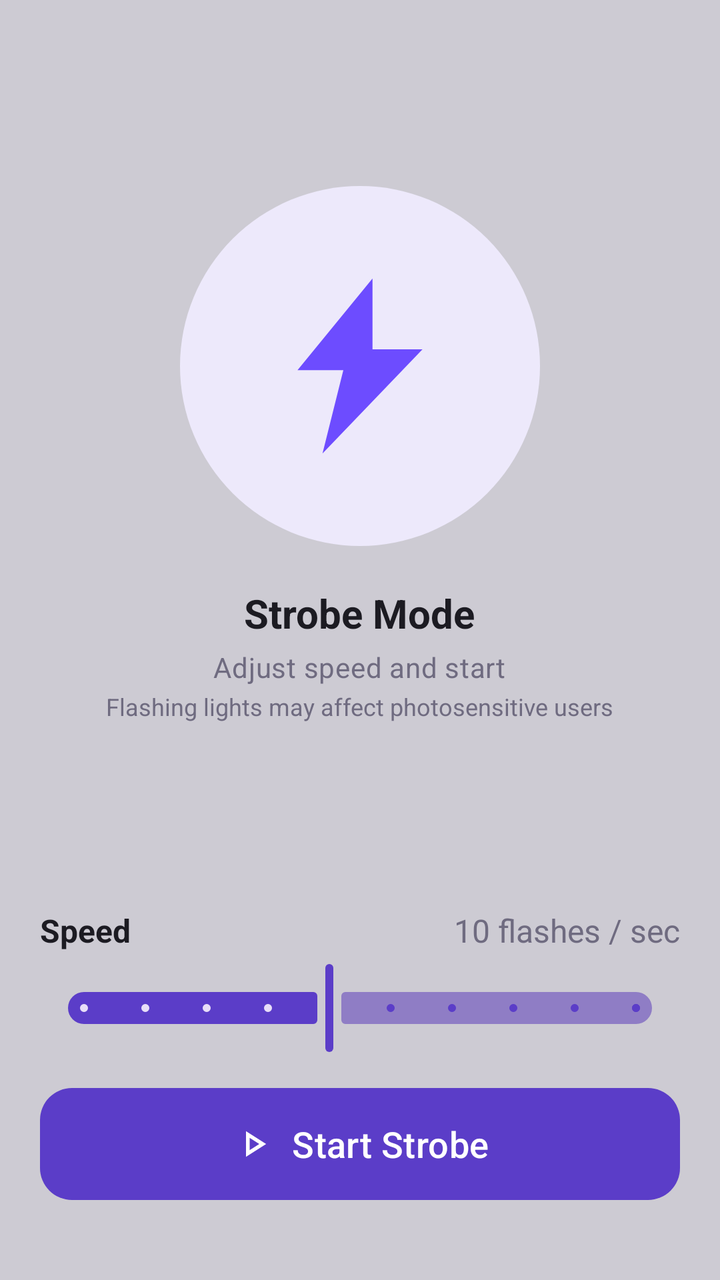
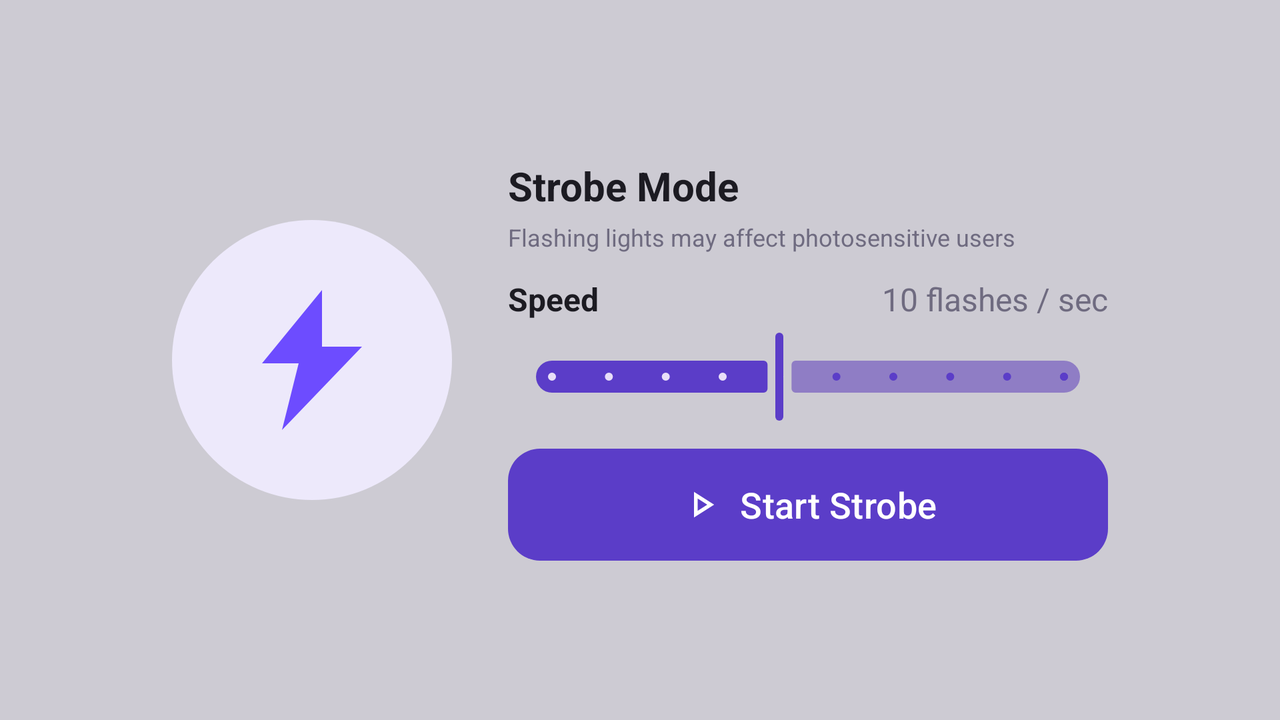

An Android layout and its configuration variant, each rendered on a device that would load it. The default file and the variant file are quoted in full after the pictures.
<!-- AndroidManifest.xml: application theme Theme.Torch -->
<!-- res/layout/layout_strobe_mode.xml -->
<?xml version="1.0" encoding="utf-8"?>
<LinearLayout xmlns:android="http://schemas.android.com/apk/res/android"
    xmlns:app="http://schemas.android.com/apk/res-auto"
    xmlns:tools="http://schemas.android.com/tools"
    android:id="@+id/strobeModeRoot"
    android:layout_width="match_parent"
    android:layout_height="match_parent"
    android:gravity="center_horizontal"
    android:orientation="vertical"
    android:paddingStart="@dimen/screen_margin_horizontal"
    android:paddingEnd="@dimen/screen_margin_horizontal">

    <Space
        android:layout_width="0dp"
        android:layout_height="0dp"
        android:layout_weight="1" />

    <ImageView
        android:id="@+id/strobeIv"
        android:layout_width="@dimen/strobe_circle_size"
        android:layout_height="@dimen/strobe_circle_size"
        android:background="@drawable/bg_circle_soft"
        android:contentDescription="@string/cd_strobe_illustration"
        android:focusable="true"
        android:padding="@dimen/strobe_bolt_padding"
        android:src="@drawable/vector_strobe" />

    <TextView
        android:id="@+id/strobeTitleTv"
        android:layout_width="wrap_content"
        android:layout_height="wrap_content"
        android:layout_marginTop="20dp"
        android:gravity="center_horizontal"
        android:text="@string/strobe_mode"
        android:textAppearance="@style/TextAppearance.Torch.StatusTitle" />

    <TextView
        android:id="@+id/strobeCaptionTv"
        android:layout_width="wrap_content"
        android:layout_height="wrap_content"
        android:layout_marginTop="4dp"
        android:gravity="center_horizontal"
        android:text="@string/strobe_caption"
        android:textAppearance="@style/TextAppearance.Torch.Caption" />

    <TextView
        android:id="@+id/strobeWarningTv"
        android:layout_width="wrap_content"
        android:layout_height="wrap_content"
        android:layout_marginTop="2dp"
        android:gravity="center_horizontal"
        android:text="@string/strobe_warning"
        android:textColor="@color/text_secondary"
        android:textSize="12sp" />

    <Space
        android:layout_width="0dp"
        android:layout_height="0dp"
        android:layout_weight="1" />

    <LinearLayout
        android:layout_width="match_parent"
        android:layout_height="wrap_content"
        android:gravity="center_vertical"
        android:orientation="horizontal">

        <TextView
            android:id="@+id/strobeSpeedLabelTv"
            android:layout_width="0dp"
            android:layout_height="wrap_content"
            android:layout_weight="1"
            android:text="@string/speed"
            android:textColor="@color/text_primary"
            android:textSize="16sp"
            android:textStyle="bold" />

        <TextView
            android:id="@+id/strobeSpeedValueTv"
            android:layout_width="wrap_content"
            android:layout_height="wrap_content"
            android:textColor="@color/text_secondary"
            android:textSize="16sp"
            tools:text="10 flashes / sec" />
    </LinearLayout>

    <com.google.android.material.slider.Slider
        android:id="@+id/strobeSpeedSlider"
        android:layout_width="match_parent"
        android:layout_height="wrap_content"
        android:layout_marginTop="4dp"
        android:contentDescription="@string/cd_strobe_speed"
        android:saveEnabled="false"
        android:stepSize="1"
        android:value="5"
        android:valueFrom="1"
        android:valueTo="10"
        app:trackColorInactive="@color/slider_track_inactive" />

    <com.google.android.material.button.MaterialButton
        android:id="@+id/strobeToggleBtn"
        style="@style/Widget.Torch.Button.Cta"
        android:layout_width="match_parent"
        android:layout_height="wrap_content"
        android:layout_marginTop="16dp"
        android:layout_marginBottom="@dimen/cta_margin_bottom"
        android:text="@string/start_strobe"
        app:icon="@drawable/ic_play" />

</LinearLayout>
<!-- resources referenced by this layout -->
<resources>
  <color name="slider_track_inactive">#8F7DC5</color>
  <color name="text_primary">#1C1B22</color>
  <color name="text_secondary">#6F6B80</color>
  <dimen name="cta_margin_bottom">40dp</dimen>
  <dimen name="screen_margin_horizontal">20dp</dimen>
  <dimen name="strobe_bolt_padding">40dp</dimen>
  <dimen name="strobe_circle_size">180dp</dimen>
  <!-- drawable bg_circle_soft (drawable) -->
  <?xml version="1.0" encoding="utf-8"?>
  <shape xmlns:android="http://schemas.android.com/apk/res/android"
      android:shape="oval">
      <solid android:color="@color/purple_soft" />
  </shape>
  <!-- drawable ic_play (drawable) -->
  <vector xmlns:android="http://schemas.android.com/apk/res/android"
      android:width="24dp"
      android:height="24dp"
      android:viewportWidth="960"
      android:viewportHeight="960">
  
      <path
          android:fillColor="@android:color/white"
          android:pathData="M320,760L320,200L760,480L320,760ZM400,480L400,480L400,480ZM400,614L610,480L400,346L400,614Z" />
  
  </vector>
  <!-- drawable vector_strobe (drawable) -->
  <?xml version="1.0" encoding="utf-8"?>
  <vector xmlns:android="http://schemas.android.com/apk/res/android"
      android:width="96dp"
      android:height="96dp"
      android:viewportWidth="96"
      android:viewportHeight="96">
  
      <path
          android:fillColor="@color/purple_bright"
          android:pathData="M54,6 L18,50 H40 L30,90 L78,40 H54 Z" />
  
  </vector>
  <string name="cd_strobe_illustration">Toggle strobe</string>
  <string name="cd_strobe_speed">Strobe speed</string>
  <string name="speed">Speed</string>
  <string name="start_strobe">Start Strobe</string>
  <string name="strobe_caption">Adjust speed and start</string>
  <string name="strobe_mode">Strobe Mode</string>
  <string name="strobe_warning">Flashing lights may affect photosensitive users</string>
  <style name="TextAppearance.Torch.Caption" parent="TextAppearance.Material3.BodyMedium">
          <item name="android:textColor">@color/text_secondary</item>
          <item name="android:textSize">14sp</item>
      </style>
  <style name="TextAppearance.Torch.StatusTitle" parent="TextAppearance.Material3.TitleLarge">
          <item name="android:textColor">@color/text_primary</item>
          <item name="android:textStyle">bold</item>
          <item name="android:textSize">20sp</item>
      </style>
  <style name="Widget.Torch.Button.Cta" parent="Widget.Material3.Button">
          <item name="backgroundTint">@color/purple_primary</item>
          <item name="cornerRadius">@dimen/cta_corner_radius</item>
          <item name="android:minHeight">@dimen/cta_height</item>
          <item name="android:insetTop">0dp</item>
          <item name="android:insetBottom">0dp</item>
          <item name="android:textSize">@dimen/cta_text_size</item>
          <item name="android:textColor">@color/white</item>
          <item name="iconGravity">textStart</item>
          <item name="iconTint">@color/white</item>
          <item name="iconPadding">8dp</item>
          <item name="iconSize">@dimen/cta_icon_size</item>
      </style>
  <style name="Theme.Torch" parent="Base.Theme.Torch" />
  <color name="purple_soft">#EDE9FB</color>
  <color name="purple_bright">#6D4CFF</color>
  <color name="purple_primary">#5B3DC8</color>
  <dimen name="cta_corner_radius">16dp</dimen>
  <dimen name="cta_height">56dp</dimen>
  <dimen name="cta_text_size">18sp</dimen>
  <color name="white">#FFFFFFFF</color>
  <dimen name="cta_icon_size">22dp</dimen>
  <style name="Base.Theme.Torch" parent="Theme.Material3.DayNight.NoActionBar">
          <item name="colorPrimary">@color/purple_primary</item>
          <item name="colorOnPrimary">@color/white</item>
          <item name="android:windowBackground">@color/screen_background</item>
      </style>
  <color name="screen_background">#cdcbd3</color>
</resources>
<!-- res/layout-land/layout_strobe_mode.xml (the repository's variant of the layout above) -->
<!-- drawn on the phone turned sideways -->
<?xml version="1.0" encoding="utf-8"?>
<LinearLayout xmlns:android="http://schemas.android.com/apk/res/android"
    xmlns:app="http://schemas.android.com/apk/res-auto"
    xmlns:tools="http://schemas.android.com/tools"
    android:id="@+id/strobeModeRoot"
    android:layout_width="match_parent"
    android:layout_height="match_parent"
    android:baselineAligned="false"
    android:gravity="center"
    android:orientation="horizontal"
    android:paddingStart="@dimen/screen_margin_horizontal"
    android:paddingEnd="@dimen/screen_margin_horizontal">

    <ImageView
        android:id="@+id/strobeIv"
        android:layout_width="@dimen/strobe_circle_size"
        android:layout_height="@dimen/strobe_circle_size"
        android:background="@drawable/bg_circle_soft"
        android:contentDescription="@string/cd_strobe_illustration"
        android:focusable="true"
        android:padding="@dimen/strobe_bolt_padding"
        android:src="@drawable/vector_strobe" />

    <LinearLayout
        android:layout_width="@dimen/mode_controls_width"
        android:layout_height="match_parent"
        android:layout_marginStart="@dimen/mode_column_gap"
        android:gravity="center_vertical"
        android:orientation="vertical">

        <TextView
            android:id="@+id/strobeTitleTv"
            android:layout_width="match_parent"
            android:layout_height="wrap_content"
            android:text="@string/strobe_mode"
            android:textAppearance="@style/TextAppearance.Torch.StatusTitle" />

        

        <TextView
            android:id="@+id/strobeWarningTv"
            android:layout_width="match_parent"
            android:layout_height="wrap_content"
            android:layout_marginTop="4dp"
            android:text="@string/strobe_warning"
            android:textColor="@color/text_secondary"
            android:textSize="12sp" />

        <LinearLayout
            android:layout_width="match_parent"
            android:layout_height="wrap_content"
            android:layout_marginTop="12dp"
            android:gravity="center_vertical"
            android:orientation="horizontal">

            <TextView
                android:id="@+id/strobeSpeedLabelTv"
                android:layout_width="0dp"
                android:layout_height="wrap_content"
                android:layout_weight="1"
                android:text="@string/speed"
                android:textColor="@color/text_primary"
                android:textSize="16sp"
                android:textStyle="bold" />

            <TextView
                android:id="@+id/strobeSpeedValueTv"
                android:layout_width="wrap_content"
                android:layout_height="wrap_content"
                android:textColor="@color/text_secondary"
                android:textSize="16sp"
                tools:text="10 flashes / sec" />
        </LinearLayout>

        <com.google.android.material.slider.Slider
            android:id="@+id/strobeSpeedSlider"
            android:layout_width="match_parent"
            android:layout_height="wrap_content"
            android:layout_marginTop="4dp"
            android:contentDescription="@string/cd_strobe_speed"
            android:saveEnabled="false"
            android:stepSize="1"
            android:value="5"
            android:valueFrom="1"
            android:valueTo="10"
            app:trackColorInactive="@color/slider_track_inactive" />

        <com.google.android.material.button.MaterialButton
            android:id="@+id/strobeToggleBtn"
            style="@style/Widget.Torch.Button.Cta"
            android:layout_width="match_parent"
            android:layout_height="wrap_content"
            android:layout_marginTop="12dp"
            android:text="@string/start_strobe"
            app:icon="@drawable/ic_play" />
    </LinearLayout>

</LinearLayout>
<!-- resources referenced by the variant -->
<!-- as the phone turned sideways resolves them -->
<resources>
  <color name="slider_track_inactive">#8F7DC5</color>
  <color name="text_primary">#1C1B22</color>
  <color name="text_secondary">#6F6B80</color>
  <dimen name="mode_column_gap">28dp</dimen>
  <dimen name="mode_controls_width">300dp</dimen>
  <dimen name="screen_margin_horizontal">20dp</dimen>
  <!-- from res/values-land/ -->
  <dimen name="strobe_bolt_padding">30dp</dimen>
  <!-- from res/values-land/ -->
  <dimen name="strobe_circle_size">140dp</dimen>
  <!-- drawable bg_circle_soft (drawable) -->
  <?xml version="1.0" encoding="utf-8"?>
  <shape xmlns:android="http://schemas.android.com/apk/res/android"
      android:shape="oval">
      <solid android:color="@color/purple_soft" />
  </shape>
  <!-- drawable ic_play (drawable) -->
  <vector xmlns:android="http://schemas.android.com/apk/res/android"
      android:width="24dp"
      android:height="24dp"
      android:viewportWidth="960"
      android:viewportHeight="960">
  
      <path
          android:fillColor="@android:color/white"
          android:pathData="M320,760L320,200L760,480L320,760ZM400,480L400,480L400,480ZM400,614L610,480L400,346L400,614Z" />
  
  </vector>
  <!-- drawable vector_strobe (drawable) -->
  <?xml version="1.0" encoding="utf-8"?>
  <vector xmlns:android="http://schemas.android.com/apk/res/android"
      android:width="96dp"
      android:height="96dp"
      android:viewportWidth="96"
      android:viewportHeight="96">
  
      <path
          android:fillColor="@color/purple_bright"
          android:pathData="M54,6 L18,50 H40 L30,90 L78,40 H54 Z" />
  
  </vector>
  <string name="cd_strobe_illustration">Toggle strobe</string>
  <string name="cd_strobe_speed">Strobe speed</string>
  <string name="speed">Speed</string>
  <string name="start_strobe">Start Strobe</string>
  <string name="strobe_mode">Strobe Mode</string>
  <string name="strobe_warning">Flashing lights may affect photosensitive users</string>
  <style name="TextAppearance.Torch.StatusTitle" parent="TextAppearance.Material3.TitleLarge">
          <item name="android:textColor">@color/text_primary</item>
          <item name="android:textStyle">bold</item>
          <item name="android:textSize">20sp</item>
      </style>
  <style name="Widget.Torch.Button.Cta" parent="Widget.Material3.Button">
          <item name="backgroundTint">@color/purple_primary</item>
          <item name="cornerRadius">@dimen/cta_corner_radius</item>
          <item name="android:minHeight">@dimen/cta_height</item>
          <item name="android:insetTop">0dp</item>
          <item name="android:insetBottom">0dp</item>
          <item name="android:textSize">@dimen/cta_text_size</item>
          <item name="android:textColor">@color/white</item>
          <item name="iconGravity">textStart</item>
          <item name="iconTint">@color/white</item>
          <item name="iconPadding">8dp</item>
          <item name="iconSize">@dimen/cta_icon_size</item>
      </style>
  <style name="Theme.Torch" parent="Base.Theme.Torch" />
  <color name="purple_soft">#EDE9FB</color>
  <color name="purple_bright">#6D4CFF</color>
  <color name="purple_primary">#5B3DC8</color>
  <dimen name="cta_corner_radius">16dp</dimen>
  <dimen name="cta_height">56dp</dimen>
  <dimen name="cta_text_size">18sp</dimen>
  <color name="white">#FFFFFFFF</color>
  <dimen name="cta_icon_size">22dp</dimen>
  <style name="Base.Theme.Torch" parent="Theme.Material3.DayNight.NoActionBar">
          <item name="colorPrimary">@color/purple_primary</item>
          <item name="colorOnPrimary">@color/white</item>
          <item name="android:windowBackground">@color/screen_background</item>
      </style>
  <color name="screen_background">#cdcbd3</color>
</resources>
